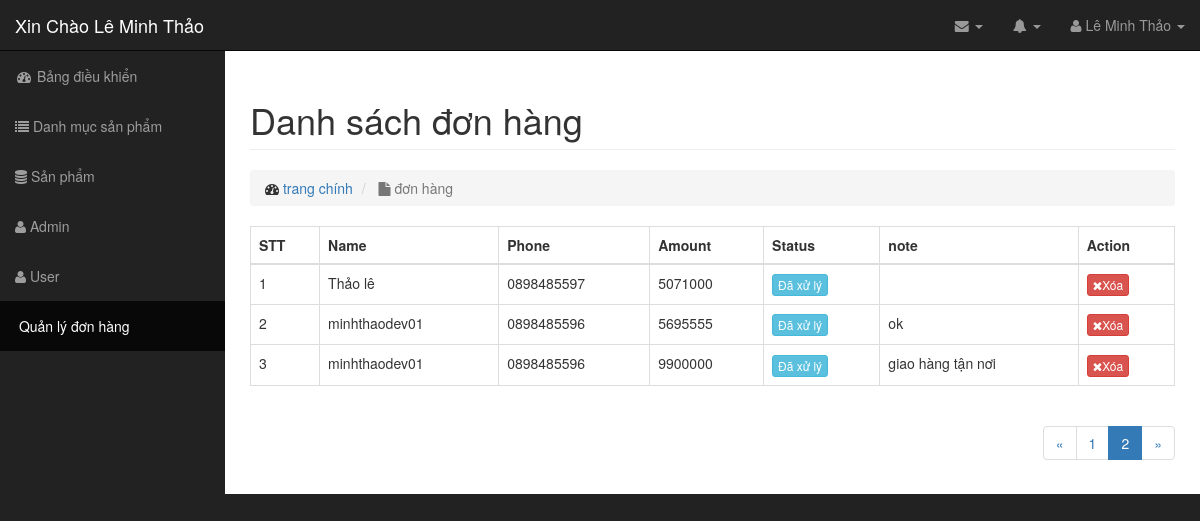
/admin/modules/transaction/index.php?page=2 (signed in), run on an earlier commit of the app's database.
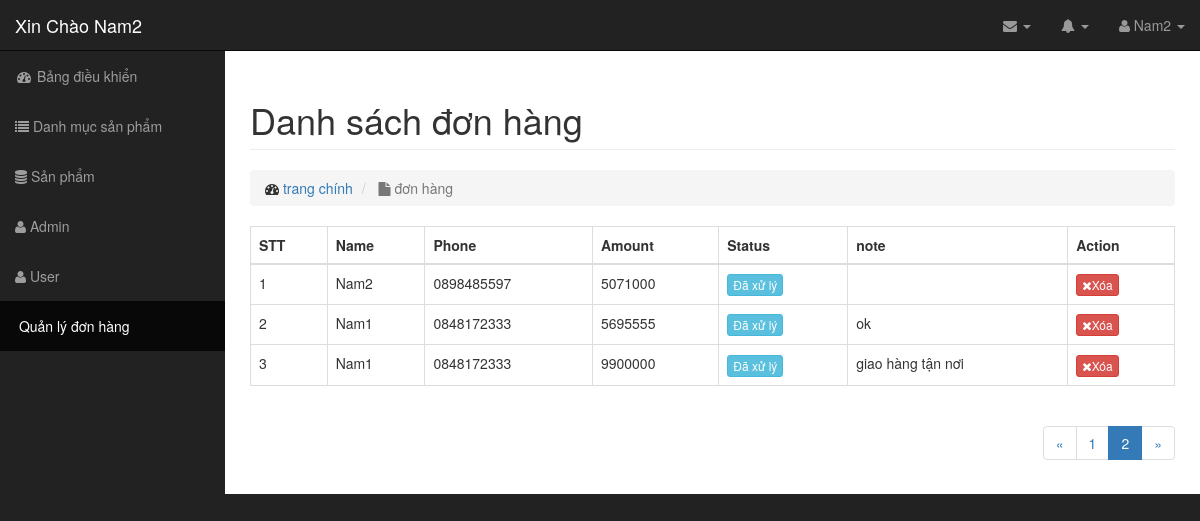
And on a later commit of the database.
### tables this page shows
CREATE TABLE `transaction` (
  `id` int(10) NOT NULL,
  `amount` int(11) DEFAULT NULL,
  `users_id` int(11) DEFAULT NULL,
  `status` tinyint(4) DEFAULT '1',
  `note` varchar(500) DEFAULT NULL,
  `created_at` timestamp NULL DEFAULT NULL,
  `updated_at` timestamp NULL DEFAULT NULL ON UPDATE CURRENT_TIMESTAMP
);

CREATE TABLE `users` (
  `id` int(11) NOT NULL,
  `name` varchar(100) DEFAULT NULL,
  `email` varchar(100) DEFAULT NULL,
  `phone` char(15) DEFAULT NULL,
  `address` varchar(100) DEFAULT NULL,
  `password` varchar(50) DEFAULT NULL,
  `avatar` varchar(100) DEFAULT NULL,
  `status` tinyint(4) DEFAULT '1',
  `token` varchar(50) DEFAULT NULL,
  `created_at` timestamp NULL DEFAULT NULL,
  `updated_at` timestamp NULL DEFAULT NULL ON UPDATE CURRENT_TIMESTAMP
);

### libraries/Function.php (called while the page is built, shortened)
<?php
    function base_url()
    {
        return $url  = "http://localhost/chacha_v2/";
    }
 ?>

### libraries/Database.php (called while the page is built, shortened)
<?php
    class Database
    {
        public $link;
        public function __construct()
        {
            $this->link = mysqli_connect("localhost","root","","tutphp") or die ();
            mysqli_set_charset($this->link,"utf8");
        }
        public function countTable($table)
        {
            $sql = "SELECT id FROM  {$table}";
            $result = mysqli_query($this->link, $sql) or die("Lỗi Truy Vấn countTable----" .mysqli_error($this->link));
            $num = mysqli_num_rows($result);
            return $num;
        }
         public  function fetchJone($table,$sql ,$page = 0,$row ,$pagi = false )
        {
            $data = [];
            if ($pagi == true )
            {
                $total = $this->countTable($table);
                $sotrang = ceil($total / $row);
                $start = ($page - 1 ) * $row ;
                $sql .= " LIMIT $start,$row";
                $data = [ "page" => $sotrang];
                $result = mysqli_query($this->link,$sql) or die("Lỗi truy vấn fetchJone ---- " .mysqli_error($this->link));
            }
            else
            {
                $result = mysqli_query($this->link,$sql) or die("Lỗi truy vấn fetchJone ---- " .mysqli_error($this->link));
            }
            if( $result)
            {
                while ($num = mysqli_fetch_assoc($result))
                {
                    $data[] = $num;
                }
            }
            return $data;
       }
    }
?>

### admin/autoload/autoload.php (called while the page is built, shortened)
<?php
    require_once __DIR__ ."/../../libraries/Database.php";
    require_once __DIR__ ."/../../libraries/Function.php";
    $db= new Database();
?>

### admin/modules/transaction/index.php (the view, shortened to what the changed rows need)
<?php
    require_once __DIR__ ."/../../autoload/autoload.php";
    if(isset($_GET['page']))
    {
        $p = $_GET['page'];
    }
    else
    {
        $p = 1;
    }
    $sql = "SELECT transaction.*, users.name as nameuser, users.phone as phoneuser FROM transaction LEFT JOIN users ON users.id = transaction.users_id ORDER BY ID DESC";
    $transaction = $db->fetchJone('transaction',$sql,$p, 4,true);
    if(isset($transaction['page']))
    {
        unset($transaction['page']);
    }
?>
<?php require_once __DIR__ ."/../../layouts/header.php"; ?>
<div class="row">
    <div class="col-lg-12">
        <h1 class="page-header">
            Danh sách đơn hàng
        </h1>
        </div>
</div>
<div class="row">
    <div class="col-md-12">
          <div class="table-responsive">
        <table class="table table-bordered table-hover">
            <thead>
                <tr>
                    <th>STT</th>
                    <th>Name</th>
                    <th>Phone</th>
                    <th>Amount</th>
                   <th>Status</th>
                     <th>note</th>
                    <th>Action</th>
                </tr>
            </thead>
            <tbody>
                <?php $stt=1; foreach ($transaction as $item): ?>
                    <tr>
                        <td><?php echo $stt ?></td>
                        <td><?php echo $item['nameuser'] ?></td>
                        <td><?php echo $item['phoneuser'] ?></td>
                        <td><?php echo $item['amount'] ?></td>
                        <td>
                            <a href="status.php?id=<?php echo $item['id']?>" class="btn btn-xs <?php echo $item['status'] == 0 ? 'btn-danger' : 'btn-info' ?>"><?php echo $item['status'] == 0 ? 'Chưa xử lý' : 'Đã xử lý'?></a>
                        </td>
                         <td><?php echo $item['note'] ?></td>
                        <td>
                            <a class="btn btn-xs btn-danger"href="delete.php?id=<?php echo $item['id'] ?>"><i class="fa fa-times"></i>Xóa</a>
                        </td>
                    </tr>
                <?php $stt++; endforeach; ?>
            </tbody>
        </table>
    </div>
</div>
<?php require_once __DIR__ ."/../../layouts/footer.php"; ?>

### admin/layouts/header.php (shortened to what the changed rows need)
<!DOCTYPE html>
<html lang="en">
    <head>
        <link href="<?php echo base_url() ?>public/admin/css/bootstrap.min.css" rel="stylesheet">
        <link href="<?php echo base_url() ?>public/admin/css/sb-admin.css" rel="stylesheet">
        <link href="<?php echo base_url() ?>public/admin/css/font-awesome.min.css" rel="stylesheet" type="text/css">
    </head>
    <body>
        <div id="wrapper">
            <nav class="navbar navbar-inverse navbar-fixed-top" role="navigation">
                <div class="navbar-header">
                    <a class="navbar-brand" href="index.html">Xin Chào <?php  echo $_SESSION['admin_name']?> </a>
                </div>
                <ul class="nav navbar-right top-nav">
                    <li class="dropdown">
                        <a href="#" class="dropdown-toggle" data-toggle="dropdown"><i class="fa fa-user"></i> <?php  echo $_SESSION['admin_name']?> <b class="caret"></b></a>
                    </li>
                </ul>
            </nav>
                  </html>

What changed in the data, as far as the page shows it:
changed through a linked row, transaction: users.name "Thảo lê" → "Nam2"
changed through a linked row, transaction "ok": users.name "minhthaodev01" → "Nam1"; users.phone "0898485596" → "0848172333"
changed through a linked row, transaction "giao hàng tận nơi": users.name "minhthaodev01" → "Nam1"; users.phone "0898485596" → "0848172333"
Also different on the page:
$_SESSION['admin_name']: "Lê Minh Thảo" → "Nam2"
